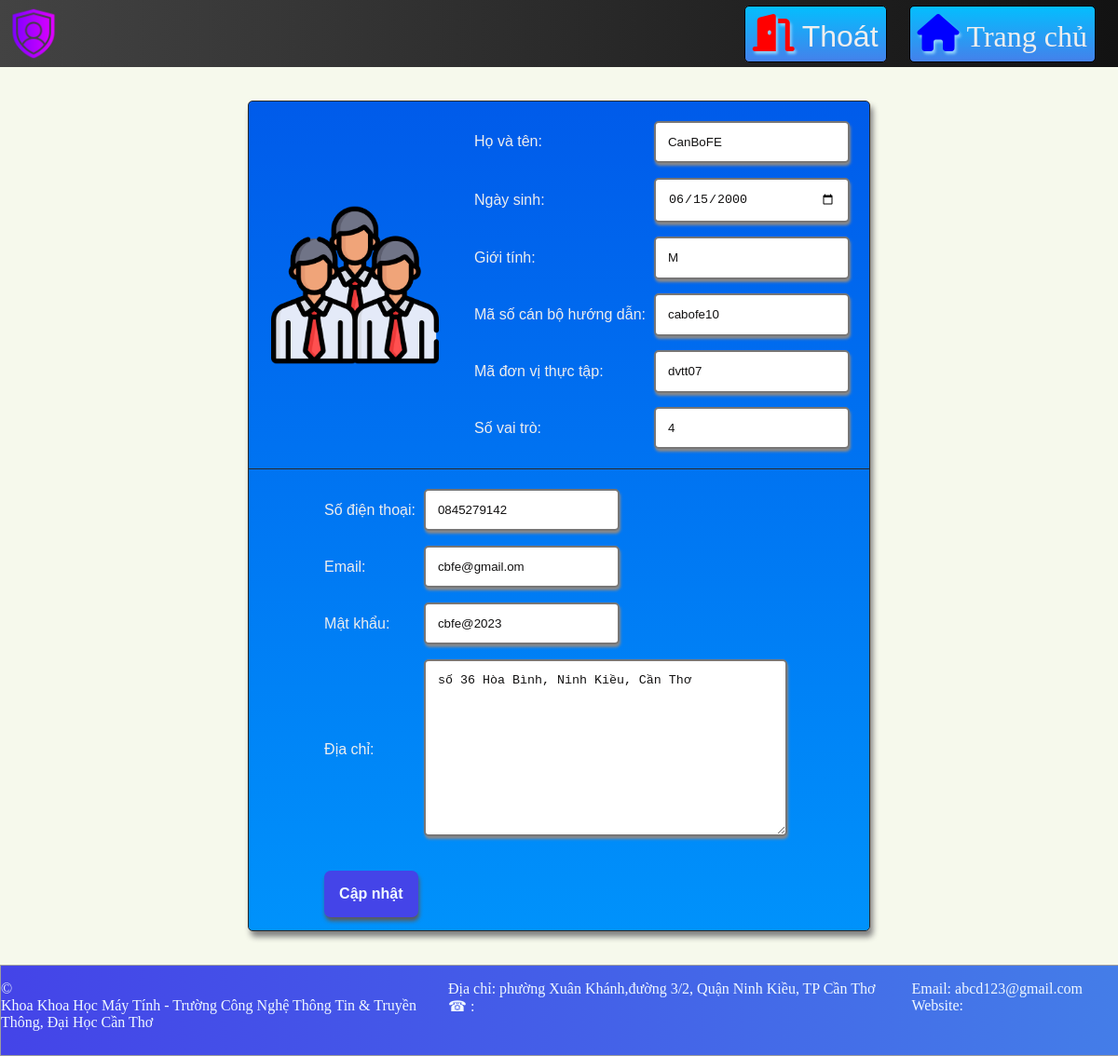
/DoiTuongSuDung/QuanTriHeThong/CanBoHuongDan/CapNhatMauTin_cbhd.php?MSCB=cabofe10 (signed in), run on the app's committed database.
### tables this page shows
CREATE TABLE IF NOT EXISTS `canbohuongdan` (
  `MSCB` varchar(8) NOT NULL,
  `HoTen` varchar(100) NOT NULL,
  `NgaySinh` date NOT NULL,
  `GioiTinh` char(1) NOT NULL DEFAULT '',
  `DiaChi` text NOT NULL,
  `SDT` char(12) DEFAULT NULL,
  `Email` varchar(100) NOT NULL,
  `MaDVTT` varchar(8) NOT NULL,
  PRIMARY KEY (`MSCB`),
  UNIQUE KEY `SDT` (`SDT`),
  KEY `MaDVTT` (`MaDVTT`),
  CONSTRAINT `canbohuongdan_ibfk_1` FOREIGN KEY (`MaDVTT`) REFERENCES `donvithuctap` (`MaDVTT`)
);

CREATE TABLE IF NOT EXISTS `taikhoan` (
  `UserID` varchar(8) NOT NULL,
  `MatKhau` varchar(100) NOT NULL,
  `UserRole` char(1) NOT NULL,
  PRIMARY KEY (`UserID`)
);

### DoiTuongSuDung/QuanTriHeThong/CanBoHuongDan/CapNhatMauTin_cbhd.php (the view, shortened to what this page needs)
<!DOCTYPE html>
<html lang="en">
    <head>
        <link rel="stylesheet" href="../../../DinhDangWebSite/TrangDungChung/TrangChu.css">
        <link rel="stylesheet" href="https://cdnjs.cloudflare.com/ajax/libs/font-awesome/6.2.1/css/all.min.css">
        <link rel="stylesheet" href="../../../DinhDangWebSite/TrangDungChung/DinhDangDungChungChoTatCa.css">
        <link rel="stylesheet" href="../../../DoiTuongSuDung/QuanTriHeThong/GiaoVienHuongDan/GiaoDienTaoTaiKhoanGVHD.css">
        <link rel="stylesheet" href="../../../DinhDangWebSite/QuanTriHeThong/GiaoDienCapNhat.css">
    </head>
    <body>
        <header>
            <div class="DauTrangChu">
                <div class="Logo">
                   <img src="../../../Image/QuanTriHeThong/protection.png" class="anhAdmin">
                </div>
                <div class="CacNutDauTrang">
                    <form action="../../TrangDungChung/ThucHienDangXuat.php" method="post" enctype="application/x-www-form-urlencoded">
                        <button type="submit" class="NutDangXuat">
                            <i class="fa-solid fa-door-open"></i>Thoát
                        </button>
                    </form>
                    <a href="../TrangChu.php" class="NutVeTrangChu"><i class="fa-solid fa-house"></i>Trang chủ</a>
                </div>
            </div>
        </header>
        <main>
            <?php
                include ('../../TrangDungChung/KetNoi.php');
                $maSo = trim($_GET['MSCB']);
                $LenhTimThongTin = "SELECT *
                                    FROM canbohuongdan cb INNER JOIN taikhoan tk ON tk.UserID = cb.MSCB
                                    WHERE cb.MSCB = '$maSo'";
                $truyVan = mysqli_query($connect,$LenhTimThongTin) or die(mysqli_connect_error());
                $row = mysqli_fetch_array($truyVan) or die(mysqli_connect_error());
            ?>
                <form action="../../QuanTriHeThong/CanBoHuongDan/ThucHienCapNhat_cb.php" method="post" enctype="application/x-www-form-urlencoded" class="BieuMauCapNhat">
                    <div class="KhungHienThiChinh">
                    <div class="KhungHienThiDau">
                        <div class="DauThu1">
                            <img src="../../../Image/QuanTriHeThong/employee.png" class="AnhDaiDien" alt="">
                        </div>
                        <div class="DauThu2">
                            <table>
                                <tr>
                                <td>
                                    <p>Họ và tên:</p>
                                </td>
                                <td>
                                    <input name="HoTen" type="text" value="<?php echo $row['HoTen'];?>">
                                </td>
                                </tr>
                                <tr>
                                <td>
                                    <p>Ngày sinh:</p>
                                </td>
                                <td>
                                    <input name="NgaySinh" type="date" value="<?php echo $row['NgaySinh'];?>">
                                </td>
                                </tr>
                                <tr>
                                <td>
                                    <p>Giới tính:</p>
                                </td>
                                <td>
                                    <input name="GioiTinh" type="text" value="<?php echo $row['GioiTinh'];?>">
                                </td>
                                </tr>
                                <tr>
                                <td>
                                    <p>Mã số cán bộ hướng dẫn:</p>
                                </td>
                                <td>
                                    <input name="MSCB" type="text" value="<?php echo $row['MSCB'];?>">
                                </td>
                                </tr>
                                <tr>
                                <td>
                                    <p>Mã đơn vị thực tập:</p>
                                </td>
                                <td>
                                    <input name="MaDVTT" type="text" value="<?php echo $row['MaDVTT'];?>">
                                </td>
                                </tr>
                                <tr>
                                <td>Số vai trò:</td>
                                <td>
                                    <input name="UserRole" type="text" value="<?php echo $row['UserRole'];?>">
                                </td>
                                </tr>
                            </table>
                        </div>
                    </div>
                    <div class="KhungHienThiDuoi">
                        <table>
                        <tr>
                            <td>
                                <p>Số điện thoại:</p>
                            </td>
                            <td>
                                <input name="SDT" type="text" value="<?php echo $row['SDT'];?>"/>
                            </td>
                        </tr>
                        <tr>
                            <td>
                                <p>Email:</p>
                            </td>
                            <td>
                                <input name="Email"  type="text" value="<?php echo $row['Email'];?>">
                            </td>
                        </tr>
                        <tr>
                            <td>
                                <p>Mật khẩu:</p>
                            </td>
                            <td>
                                <input name="MatKhau"  type="text" value="<?php echo $row['MatKhau'];?>">
                            </td>
                        </tr>
                        <tr>
                            <td>
                                <p>Địa chỉ:</p>
                            </td>
                            <td>
                                <textarea class="TruongDiaChi" name="DiaChi"><?php echo $row['DiaChi'];?> </textarea>
                            </td>
                        </tr>
                        <tr>
                            <td colspan="2">
                                <button type="submit" class="NutDangNhap">Cập nhật</button>
                            </td>
                        </tr>
                        </table>
                    </div>
                    </div>
                </form>
        </main>
        <footer>
        <div class="ChanBenPhai">
                <p>&copy; <span id="NamHienTai"></span></p>
                <p>
                    Khoa Khoa Học Máy Tính - Trường Công Nghệ Thông Tin & Truyền Thông, Đại Học Cần Thơ
                </p>
            </div>
            <div class="ChanBenTrai">
                <div class="ChanTrai1">
                    <p>Địa chỉ: phường Xuân Khánh,đường 3/2, Quận Ninh Kiều, TP Cần Thơ</p>
                    <span>&phone; : </span>
                </div>
                <div class="ChanTrai2">
                    <p>Email: abcd123@gmail.com</p>
                    <p>Website: </p>
                </div>
            </div>
        </footer>
    </body>
</html>

### DinhDangWebSite/TrangDungChung/TrangChu.css (style rules this page uses)
* { margin: 0; padding: 0; border: 0; }
.DauTrangChu { display: grid; grid-template-areas: 'logo Nut'; background-image: linear-gradient(to right, #434343 0%, rgb(18, 18, 18) 100%); }
.Logo { grid: logo; display: flex; justify-content: left; align-items: center; align-content: center; }
.CacNutDauTrang { grid: Nut; display: flex; justify-self: end; align-items: center; }
.anhAdmin { width: 5vw; height: 5vw; padding: 0.5vw; }
.NutDangXuat,.NutVeTrangChu { font-size: 2em; padding: 1vh; display: block; border: 1px solid black; margin-right: 2vw; text-decoration: none; border-radius: 5px; color: #eee; background-image: linear-gradient(to top, #4481eb 0%, #04befe 100%); }
.NutDangNhap,.NutChuyenTrang,.NutDangky,.NutHuy { padding: 1em; background-color: rgb(68, 68, 232); font-size: 1rem; font-family: 'Poppins', sans-serif; font-weight: 600; border-radius: 7px; box-shadow: 1px 4px 4px rgb(92, 90, 90); color: aliceblue; cursor: pointer; margin-top: 3vh; }
.TruongDiaChi { width: 30vw; height: 20vh; }
input,.TruongDiaChi { outline: none; border: 2px solid rgb(119, 118, 118); padding: 1em; margin: 0.5em; border-radius: 5px; box-shadow: 1px 3px 3px rgb(137, 137, 137); }
input { width: 15vw; }

### DinhDangWebSite/TrangDungChung/DinhDangDungChungChoTatCa.css (style rules this page uses)
* { margin: 0; padding: 0; border: 0; }
header { z-index: 1; }
.fa-house,.fa-door-open { font-size: 1.25em; margin-right: 1vh; text-shadow: 2px 3px 3px rgb(141, 205, 250); }
.fa-house { color: blue; }
.fa-door-open { color: red; }
main { padding-bottom: 3vw; }
input, textarea ,option, select { color: rgb(18, 17, 17); }
footer { display: grid; margin: 0; grid-template-areas: "ChanPhai ChanTrai"; border: 1px solid rgb(157, 157, 157); display: flex; left: 0; bottom: 0; width: 100vw; height: 12vh; color: aliceblue; background-image: linear-gradient(to left,rgb(68, 125, 232),rgb(68, 95, 232),rgb(68, 68, 232) ); }
.ChanBenPhai { grid: "ChanPhai"; width: 40vw; }
.ChanBenTrai { grid: "ChanTrai"; display: grid; grid-template-areas: "ChanTrai1 ChanTrai2"; width: 60vw; }
.ChanBenPhai,.ChanBenTrai { margin: 2vh 0 2vh 0; font-family: 'Times New Roman', Times, serif; }
.ChanTrai1 { grid: "ChanTrai1"; }
.ChanTrai2 { grid: "ChanTrai2"; }

### DoiTuongSuDung/QuanTriHeThong/GiaoVienHuongDan/GiaoDienTaoTaiKhoanGVHD.css (style rules this page uses)
main { display: flex; justify-content: center; padding: 0; }

### DinhDangWebSite/QuanTriHeThong/GiaoDienCapNhat.css (style rules this page uses)
body { background-color: #f6f9ec; }
.KhungHienThiChinh { margin: 3vw 0 3vw 0; font-family: Arial, Helvetica, sans-serif; background-image: linear-gradient(to top, #0092fb 0%, #005bea 100%); color: #eee; box-shadow: 3px 6px 6px gray; border: 1px solid rgb(43, 41, 41); border-radius: 5px; }
.KhungHienThiDau { display: grid; grid-template-areas: 'dau1 dau2'; }
.KhungHienThiDuoi { display: grid; padding: 1vw; justify-content: center; border-top: 1px solid rgb(43, 41, 41); }
.DauThu1 { grid: dau1; display: flex; justify-content: center; align-items: center; }
.DauThu2 { grid: dau2; padding: 1vw; }
.AnhDaiDien { width: 15vw; height: 15vw; padding: 2vw; }

### data on the page
canbohuongdan: HoTen "CanBoFE", NgaySinh "06/15/2000", GioiTinh "M", MSCB "cabofe10", MaDVTT "dvtt07", UserRole "4", SDT "0845279142", Email "cbfe@gmail.om", MatKhau "cbfe@2023", DiaChi "số 36 Hòa Bình, Ninh Kiều, Cần Thơ"
